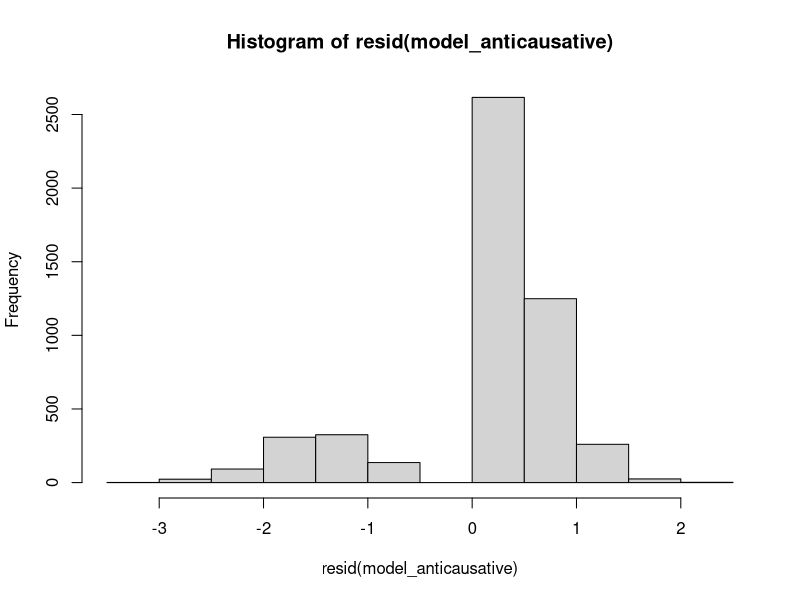

Recreate this plot in R.
#Carlota de Benito Moreno
#The middle voice in Ibero-Romance
#July 26th 2021
#Chapter 4
#Section 4.7. GLMR

#load libraries
library(tidyverse)
library(lme4)
library(broom.mixed)

#read tables
anticausative <- read_delim("Subtabla_anticausativos2019.csv", delim=";") #COSER anticausatives
anticausative_ETT <- read_delim("verbosETT_tesis.csv", delim="\t") #ETT anticausatives

#clean and transform table from EsTenTen so as to calculate probability of transitive uses
anticausative_ETT_transitivity <- anticausative_ETT %>%
  filter(!Valencia %in% "Nada") %>% #no valid valency change
  filter(!is.na(Valencia)) %>% #no valid valency change
  filter(!Verbo %in% c("descansar", "pesar", "enseñar")) %>% 
  mutate(Transitividad = ifelse(Valencia == "Pasiva se", "Transitivo",
                                ifelse(Valencia == "Causativo", "Transitivo",
                                       ifelse(Valencia == "Reflexivo", "Transitivo",
                                              ifelse(Valencia == "Absoluto", "Transitivo", 
                                                     ifelse(Valencia == "Se_impersonal", "Intransitivo", 
                                                            ifelse(Valencia == "Se – impersonal", "Intransitivo",
                                                                   ifelse(Valencia == "Régimen", "Intransitivo", 
                                                                          ifelse(Valencia == "Se", "Intransitivo",
                                                                                 ifelse(Valencia == "Ambigua", "Nada", 
                                                                                        ifelse(Valencia == "Auxiliar", "Nada", 
                                                                                               Valencia))))))))))) %>% 
  filter(Transitividad != "Nada") %>% 
  group_by(Verbo) %>%
  count(Transitividad) %>%
  spread(Transitividad, n) %>%
  mutate_if(is.numeric, ~(ifelse(is.na(.), 0, .))) %>%
  rename(Transitive = Transitivo, Intransitive = Intransitivo) %>%
  mutate(Prob_trans = Transitive/(Transitive + Intransitive)) %>%
  ungroup() %>% 
  select(Verbo, Prob_trans)

#clean COSER table and join ETT table
anticausative_glm <- anticausative %>% 
  mutate(Area_dialectal = ifelse(Area_dialectal == "Noroeste", "Northwest", "Rest of the territory")) %>% 
  mutate(Animacion_sujeto = ifelse(Animacion_sujeto %in% c("Inanimado", "Evento", "Impersonal", "Vehiculo"), 
                                   "Inanimate", "Animate")) %>% 
  mutate(Pron_reflexivo = ifelse(Pron_reflexivo == "No", "No_RM", "RM")) %>% 
  mutate(Presencia_del_dativo = ifelse(Presencia_del_dativo == "No", "No_dat", "Dat")) %>% 
  right_join(anticausative_ETT_transitivity) %>% #join table with data from ETT, we keep only verbs for which we calculated this probability
  filter(is.na(Tipo_perifrasis)) #filter out cases in periphrases


#Mixed model
##Transform into factor (first level is reference level)
anticausative_glm$Pron_reflexivo <- factor(anticausative_glm$Pron_reflexivo, levels = c("No_RM", "RM"))
anticausative_glm$Area_dialectal <- factor(anticausative_glm$Area_dialectal, levels = c("Rest of the territory", "Northwest"))
anticausative_glm$Animacion_sujeto <- factor(anticausative_glm$Animacion_sujeto, levels = c("Inanimate", "Animate"))
anticausative_glm$Presencia_del_dativo <- factor(anticausative_glm$Presencia_del_dativo, levels = c("No_dat", "Dat"))
anticausative_glm$COSERID <- factor(anticausative_glm$COSERID)

##calculate model
model_anticausative <- glmer(Pron_reflexivo ~ Area_dialectal + Animacion_sujeto + Presencia_del_dativo + Prob_trans + (1|COSERID), 
                     family = "binomial", data = anticausative_glm)

##summary statistics of model
summary(model_anticausative)
range(resid(model_anticausative)) 
hist(resid(model_anticausative))#Normal distribution?

##tidy model
model_anticausative_tidy <- tidy(model_anticausative, exponentiate = F, conf.int = T) #statistic es el z-value

##write table
write_delim(model_anticausative_tidy, "model_anticausative_tidy.csv", delim = "\t")
